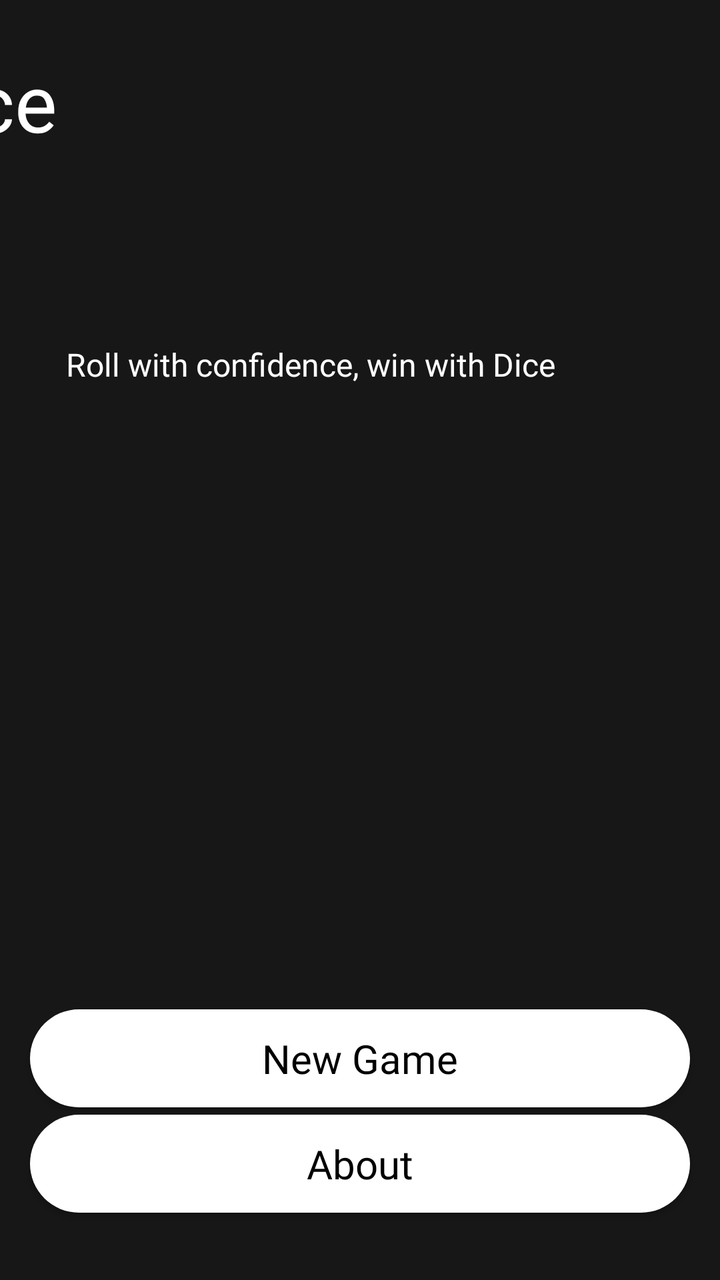
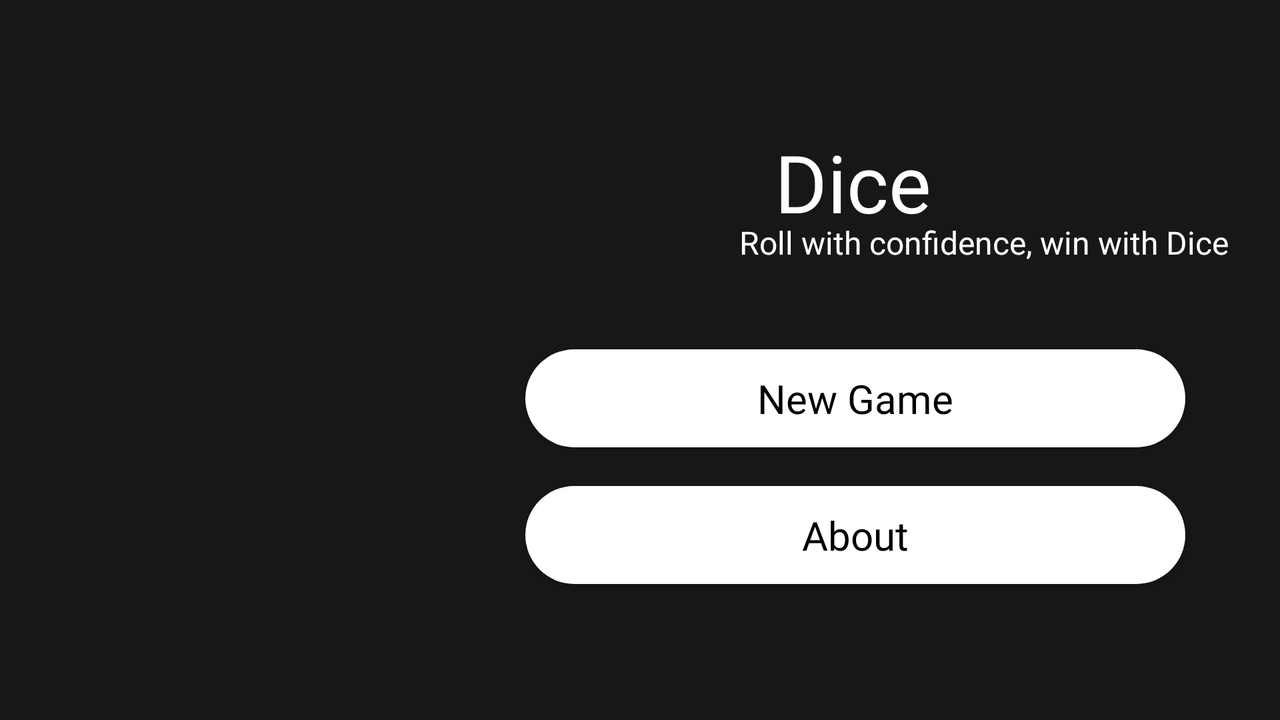

First picture: res/layout/ on a phone held upright. Second picture: the repository's own variant of that layout, on a device whose configuration matches the variant's folder. Source for both follows.
<!-- AndroidManifest.xml: application theme Theme.Dice -->
<!-- res/layout/activity_main.xml -->
<?xml version="1.0" encoding="utf-8"?>
<androidx.constraintlayout.widget.ConstraintLayout xmlns:android="http://schemas.android.com/apk/res/android"
    xmlns:app="http://schemas.android.com/apk/res-auto"
    xmlns:tools="http://schemas.android.com/tools"
    android:layout_width="match_parent"
    android:layout_height="match_parent"
    android:background="#171717"
    tools:context="MainActivity">

    <ImageView
        android:id="@+id/imageView2"
        android:layout_width="wrap_content"
        android:layout_height="wrap_content"
        android:adjustViewBounds="true"
        android:cropToPadding="false"
        app:layout_constraintBottom_toTopOf="@+id/btnnewgame"
        app:layout_constraintStart_toStartOf="parent"
        app:layout_constraintTop_toTopOf="parent"
        app:layout_constraintVertical_bias="0.0"
        app:srcCompat="@drawable/main_window_bg" />

    <androidx.appcompat.widget.AppCompatButton
        android:id="@+id/btnnewgame"
        android:layout_width="330dp"
        android:layout_height="49dp"
        android:background="@drawable/bg_btn"
        android:text="New Game"
        android:fontFamily="@font/poppins_medium"
        android:textAllCaps="false"
        android:textColor="@color/black"
        android:textSize="20dp"
        app:layout_constraintBottom_toBottomOf="parent"
        app:layout_constraintEnd_toEndOf="parent"
        app:layout_constraintStart_toStartOf="parent"
        app:layout_constraintTop_toTopOf="parent"
        app:layout_constraintVertical_bias="0.854"
        app:rippleColor="#918484"
        tools:ignore="MissingConstraints" />

    <androidx.appcompat.widget.AppCompatButton
        android:id="@+id/btnabout"
        android:layout_width="330dp"
        android:layout_height="49dp"
        android:background="@drawable/bg_btn"
        android:text="About"
        android:fontFamily="@font/poppins_medium"
        android:textAllCaps="false"
        android:textColor="@color/black"
        android:textSize="20dp"
        app:layout_constraintBottom_toBottomOf="parent"
        app:layout_constraintEnd_toEndOf="parent"
        app:layout_constraintStart_toStartOf="parent"
        app:layout_constraintTop_toTopOf="parent"
        app:layout_constraintVertical_bias="0.943"
        tools:ignore="MissingConstraints" />

    <TextView
        android:layout_width="100dp"
        android:layout_height="46dp"
        android:layout_marginTop="24dp"
        android:fontFamily="@font/poppins_semibold"
        android:text="Dice"
        android:textAllCaps="false"
        android:textColor="@color/white"
        android:textSize="40dp"
        app:layout_constraintEnd_toEndOf="@+id/imageView2"
        app:layout_constraintHorizontal_bias="0.131"
        app:layout_constraintStart_toStartOf="@+id/imageView2"
        app:layout_constraintTop_toBottomOf="@+id/imageView2" />

    <TextView
        android:layout_width="wrap_content"
        android:layout_height="wrap_content"
        android:fontFamily="@font/poppins_light"
        android:text="Roll with confidence, win with Dice"
        android:textColor="@color/white"
        android:textSize="16sp"
        app:layout_constraintBottom_toBottomOf="parent"
        app:layout_constraintEnd_toEndOf="parent"
        app:layout_constraintHorizontal_bias="0.286"
        app:layout_constraintStart_toStartOf="@+id/imageView2"
        app:layout_constraintTop_toBottomOf="@+id/imageView2"
        app:layout_constraintVertical_bias="0.277" />

</androidx.constraintlayout.widget.ConstraintLayout>
<!-- resources referenced by this layout -->
<resources>
  <color name="black">#FF000000</color>
  <color name="white">#FFFFFFFF</color>
  <!-- drawable bg_btn (drawable) -->
  <?xml version="1.0" encoding="utf-8"?>
  <shape xmlns:android="http://schemas.android.com/apk/res/android">
      <solid
          android:color="#FFFFFF"
          />
      <corners
          android:radius="50dp"
          />
  </shape>
  <style name="Theme.Dice" parent="Theme.MaterialComponents.DayNight.NoActionBar">
          
          <item name="colorPrimary">@color/purple_500</item>
          <item name="colorPrimaryVariant">@color/purple_700</item>
          <item name="colorOnPrimary">@color/white</item>
          
          <item name="colorSecondary">@color/teal_200</item>
          <item name="colorSecondaryVariant">@color/teal_700</item>
          <item name="colorOnSecondary">@color/black</item>
          
          <item name="android:statusBarColor">#171717</item>
          
      </style>
  <color name="purple_500">#FF6200EE</color>
  <color name="purple_700">#FF3700B3</color>
  <color name="teal_200">#04D8C3</color>
  <color name="teal_700">#FF018786</color>
</resources>
<!-- res/layout-land/activity_main.xml (the repository's variant of the layout above) -->
<!-- drawn on the phone turned sideways -->
<?xml version="1.0" encoding="utf-8"?>
<androidx.constraintlayout.widget.ConstraintLayout xmlns:android="http://schemas.android.com/apk/res/android"
    xmlns:app="http://schemas.android.com/apk/res-auto"
    xmlns:tools="http://schemas.android.com/tools"
    android:layout_width="match_parent"
    android:layout_height="match_parent"
    android:background="#171717"
    tools:context="MainActivity">

    <ImageView
        android:id="@+id/imageView2"
        android:layout_width="359dp"
        android:layout_height="389dp"
        android:adjustViewBounds="true"
        android:cropToPadding="false"
        app:layout_constraintBottom_toTopOf="@+id/btnnewgame"
        app:layout_constraintStart_toStartOf="parent"
        app:layout_constraintTop_toTopOf="parent"
        app:layout_constraintVertical_bias="0.004"
        app:srcCompat="@drawable/main_window_bg_landscape" />

    <androidx.appcompat.widget.AppCompatButton
        android:id="@+id/btnabout"
        android:layout_width="330dp"
        android:layout_height="49dp"
        android:background="@drawable/bg_btn"
        android:fontFamily="@font/poppins_medium"
        android:text="About"
        android:textAllCaps="false"
        android:textColor="@color/black"
        android:textSize="20dp"
        app:layout_constraintBottom_toBottomOf="parent"
        app:layout_constraintEnd_toEndOf="parent"
        app:layout_constraintHorizontal_bias="0.847"
        app:layout_constraintStart_toStartOf="parent"
        app:layout_constraintTop_toTopOf="parent"
        app:layout_constraintVertical_bias="0.781"
        tools:ignore="MissingConstraints" />

    <TextView
        android:layout_width="wrap_content"
        android:layout_height="wrap_content"
        android:fontFamily="@font/poppins_light"
        android:text="Roll with confidence, win with Dice"
        android:textColor="@color/white"
        android:textSize="16sp"
        app:layout_constraintBottom_toTopOf="@+id/btnnewgame"
        app:layout_constraintEnd_toEndOf="parent"
        app:layout_constraintHorizontal_bias="0.293"
        app:layout_constraintStart_toEndOf="@+id/imageView2"
        app:layout_constraintTop_toBottomOf="@+id/textView"
        app:layout_constraintVertical_bias="0.0" />

    <TextView
        android:id="@+id/textView"
        android:layout_width="100dp"
        android:layout_height="46dp"
        android:fontFamily="@font/poppins_semibold"
        android:text="Dice"
        android:textAllCaps="false"
        android:textColor="@color/white"
        android:textSize="40dp"
        app:layout_constraintBottom_toTopOf="@+id/btnnewgame"
        app:layout_constraintEnd_toEndOf="parent"
        app:layout_constraintHorizontal_bias="0.157"
        app:layout_constraintStart_toEndOf="@+id/imageView2"
        app:layout_constraintTop_toTopOf="parent" />

    <androidx.appcompat.widget.AppCompatButton
        android:id="@+id/btnnewgame"
        android:layout_width="330dp"
        android:layout_height="49dp"
        android:background="@drawable/bg_btn"
        android:fontFamily="@font/poppins_medium"
        android:text="New Game"
        android:textAllCaps="false"
        android:textColor="@color/black"
        android:textSize="20dp"
        app:layout_constraintBottom_toBottomOf="parent"
        app:layout_constraintEnd_toEndOf="parent"
        app:layout_constraintHorizontal_bias="0.847"
        app:layout_constraintStart_toStartOf="parent"
        app:layout_constraintTop_toTopOf="parent"
        app:layout_constraintVertical_bias="0.562"
        app:rippleColor="#918484"
        tools:ignore="MissingConstraints" />

</androidx.constraintlayout.widget.ConstraintLayout>
